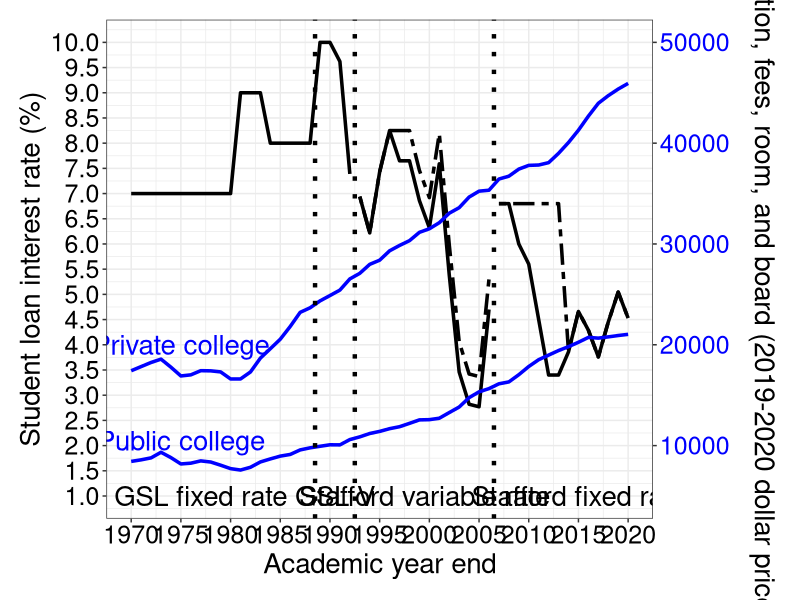
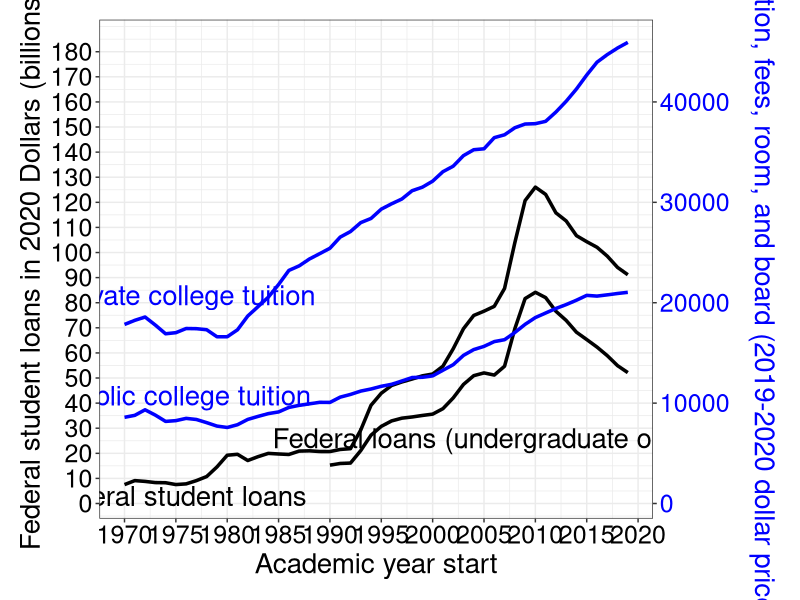

The R source for these figures, in order:
# s_loan plot tuition versus loan rates
# Packages
library(ggplot2); theme_set(theme_bw())
#library(latex2exp)# LaTeX in ggplot
library(xtable)

setwd("~/Papers/s_loan/s_loan_R_Derive")
dir()

t1.df = read.csv("tuition_2022_5_30.csv")# read tuition
#
f1.df = read.csv("loans_fixed_2022_5_30.csv")# read fixed loan rates 2006-2019 (academic year start date)
#
v1.df = read.csv("loans_var_2022_5_30.csv")# read var rates 1992-2005 (academic year start date)
#
g1.df = read.csv("loans_gsl_2022_6_1.csv")# read GSL rates 1969-1991  (academic year start date)

str(t1.df)
t1.df
dim(t1.df)
t2.df = t1.df
names(t2.df)
names(t2.df) = c("year_start", "year_end", "tuition_public", "tuition_private")
t2.df$tuition_public = as.numeric(t2.df$tuition_public)
t2.df$tuition_private = as.numeric(t2.df$tuition_private)
t2.df
# delete academic year 1963-64 and 1968 to maintain continuity to start with 1969-70
(t3.df = t2.df[-c(1,2), ])

str(f1.df)
f2.df = f1.df
names(f2.df) = c("year_start", "year_end", "subsidized", "unsubsidized")
f2.df

str(v1.df)
v2.df = v1.df
names(v2.df) = c("year_start", "year_end", "in_school", "repayment")
v2.df

str(g1.df)
g2.df = g1.df
names(g2.df) = c("year_start", "year_end", "type", "gsl_rate", "t_bill_rate")
g2.df

# Merging the 3 datasets
(m1.df = merge(x=t3.df, y=f2.df, all.x = T))# merge fixed loan rate starting 2006-7
#
(m2.df = merge(x=m1.df, y=v2.df, all.x = T))# merge variable loan rate starting 1992-3 , ending 2005-2006
#
(m3.df = merge(x=m2.df, y=g2.df, all.x = T))# merge gls rate
#
names(m3.df)

#remove 2 columns (not used for plotting)
m4.df = subset(m3.df, select = c("year_start", "year_end",  "tuition_public", "tuition_private", "subsidized", "unsubsidized",  "in_school", "repayment", "gsl_rate" ))
names(m4.df)


# plot tuition and loan rates
#y_axis_2_scale = 100*100*50 #scaling right y axis for interest rate
#ggplot(m4.df, aes(x=year_end, y=tuition_public)) + geom_line(size=1.2, color="black") + geom_line(aes(x=year_end, y=tuition_private), size=1.2, color="black") + xlab("Academic year end") + ylab("Total tuition, fees, room, and board (constant 2019-2020 prices)") + geom_line(aes(x=year_end, y=y_axis_2_scale*subsidized), size=1.2, color="blue") + geom_line(aes(x=year_end, y=y_axis_2_scale*unsubsidized), size=1.2, linetype="twodash", color="blue") + geom_line(aes(x=year_end, y=y_axis_2_scale*repayment), size=1.2, linetype = "twodash", color="blue") +geom_line(aes(x=year_end, y=y_axis_2_scale*in_school), size=1.2, color="blue")  +geom_line(aes(x=year_end, y=y_axis_2_scale*gsl_rate), size=1.2, color="blue") + scale_y_continuous(breaks = seq(0, 50000, 5000), name = "Total tuition, fees, room, and board (2019-2020 prices)", sec.axis = sec_axis(trans = ~./y_axis_2_scale , name = "Student loan interest rate")) + theme(axis.text.y.right = element_text(color="blue")) + theme(axis.title.y.right = element_text(color="blue"))+ theme(axis.text.x = element_text(size = 18, color = "black"), axis.text.y = element_text(size = 18, color = "black"), text = element_text(size = 20)) +annotate("text", x = 1999.5, y = 7000, label = "Stafford Variable", size = 7, color="blue") +annotate("text", x = 1990.5, y = 7000, label = "GSL Var", size = 7, color="blue") +annotate("text", x = 1977, y = 7000, label = "GSL fixed", size = 7, color="blue") +annotate("text", x = 2015, y = 7000, label = "Stafford Fixed", size = 7, color="blue") +annotate("text", x = 1975, y = 20000, label = "Private college", size = 7, color="black") +annotate("text", x = 1975, y = 11000, label = "Public college", size = 7, color="black") + geom_vline(xintercept = 2006.5, size=1.5, linetype="dotted")+ geom_vline(xintercept = 1992.5, size=1.5, linetype="dotted") + geom_vline(xintercept = 1988.5, size=1.5, linetype="dotted") 

# Reversing the y-left y-right axes
y_axis_2_scale = 1/(100*10*5) #scaling right y axis for interest rate
ggplot(m4.df, aes(x=year_end, y=100*gsl_rate)) + geom_line(size=1.2, color="black") + geom_line(aes(x=year_end, y=100*subsidized), size=1.2, color="black") + geom_line(aes(x=year_end, y=100*unsubsidized), size=1.2, linetype="twodash", color="black") + geom_line(aes(x=year_end, y=100*repayment), size=1.2, linetype = "twodash", color="black") +geom_line(aes(x=year_end, y=100*in_school), size=1.2, color="black") + geom_line(aes(x=year_end, y=y_axis_2_scale*tuition_private), size=1.2, color="blue") + geom_line(aes(x=year_end, y=y_axis_2_scale*tuition_public), size=1.2, color="blue") +annotate("text", x = 1999.5, y = 1, label = "Stafford variable rate", size = 7, color="black") +annotate("text", x = 1990.5, y = 1, label = "GSL V", size = 7, color="black") +annotate("text", x = 1977, y = 1, label = "GSL fixed rate", size = 7, color="black") +annotate("text", x = 2015, y = 1, label = "Stafford fixed rate", size = 7, color="black") + geom_vline(xintercept = 2006.5, size=1.5, linetype="dotted")+ geom_vline(xintercept = 1992.5, size=1.5, linetype="dotted") + geom_vline(xintercept = 1988.5, size=1.5, linetype="dotted") + scale_x_continuous(breaks = seq(1970, 2020, 5)) + scale_y_continuous(breaks = seq(0, 10, 0.5), name = "Student loan interest rate (%)" , sec.axis = sec_axis(trans = ~./y_axis_2_scale , name = "Total tuition, fees, room, and board (2019-2020 dollar prices)")) + theme(axis.text.y.right = element_text(color="blue"))  +annotate("text", x = 1975, y = 4, label = "Private college", size = 7, color="blue") +annotate("text", x = 1975, y = 2.1, label = "Public college", size = 7, color="blue") + theme(axis.text.x = element_text(size = 18, color = "black"), axis.text.y = element_text(size = 18, color = "black"), text = element_text(size = 20)) +ylab("Equilibrium tuition levels") + xlab("Academic year end") + theme(axis.title.y.right = element_text(vjust = 3)) + theme(plot.margin = margin(0.5,1,0.5,0.5, "cm"))

# computing correlation coefficients for the variable and fixed rate periods. 
(m4_gsl_fixed.df = subset(m4.df, year_end <=1987))
(m4_gsl_variable.df = subset(m4.df, year_end > 1987 & year_end <=1992))
(m4_variable.df = subset(m4.df, year_end >= 1993 & year_end <=2006))
(m4_fixed.df = subset(m4.df, year_end > 2006))

(gsl_fixed_private = cor(m4_gsl_fixed.df$tuition_private, m4_gsl_fixed.df$gsl_rate))
(gsl_variable_private = cor(m4_gsl_variable.df$tuition_private, m4_gsl_variable.df$gsl_rate))
#
(gsl_fixed_public = cor(m4_gsl_fixed.df$tuition_public, m4_gsl_fixed.df$gsl_rate))
(gsl_variable_public = cor(m4_gsl_variable.df$tuition_public, m4_gsl_variable.df$gsl_rate))
#
(var_private_in_school = cor(m4_variable.df$tuition_private, m4_variable.df$in_school))
(var_private_repayment = cor(m4_variable.df$tuition_private,   m4_variable.df$repayment))
#
(var_public_in_school = cor(m4_variable.df$tuition_public, m4_variable.df$in_school))
(var_public_repayment = cor(m4_variable.df$tuition_public, m4_variable.df$repayment))
#
(fixed_private_subsidized = cor(m4_fixed.df$tuition_private, m4_fixed.df$subsidized))
(fixed_private_unsubsidized = cor(m4_fixed.df$tuition_private, m4_fixed.df$unsubsidized))
(fixed_public_subsidized = cor(m4_fixed.df$tuition_public, m4_fixed.df$subsidized))
(fixed_public_unsubsidized = cor(m4_fixed.df$tuition_public, m4_fixed.df$unsubsidized))

# constructing correlation data frame
(gsl_fixed.vec = c(gsl_fixed_private, gsl_fixed_public))
(gsl_variable.vec = c(gsl_variable_private, gsl_variable_public))
(in_school.vec = c(var_private_in_school, var_public_in_school))
(repayment.vec = c(var_private_repayment, var_public_repayment))
(subsidized.vec = c(fixed_private_subsidized, fixed_public_subsidized))
(unsubsidized.vec = c(fixed_private_unsubsidized, fixed_public_unsubsidized))
#
college_type.vec = c("Private", "Public")

(correlation.df = data.frame("College_type" = college_type.vec, "GSL_fixed" = gsl_fixed.vec, "GSL_variable" = gsl_variable.vec, "In_school"= in_school.vec, "Repayment" = repayment.vec, "Subsidized" = subsidized.vec, "Unsubsidized" = unsubsidized.vec))

#export to LaTeX
print(xtable(correlation.df, digits = 2), include.rownames=FALSE)

### Replacing the above chart (which compares tuition with interest rate) with a comparison of tuition and origination of Federal student loans (in dollars)

# To match the College Board's data on student loans, use year_start instead of year_end. Start with 1970 (year start)
(year_start.vec = m4.df$year_start)
(year_start.vec = year_start.vec[-1])
#
dir()
(fed_loans.df = read.csv("fed_loans_2022_6_10.csv" ))
names(fed_loans.df)
# merge it with grand data frame
dim(m4.df)
range(m4.df$year_start)
range(fed_loans.df$year_start)
#
m5.df = merge(m4.df, fed_loans.df, by="year_start", all.x = F, all.y = T)
range(m5.df$year_start)
names(m5.df)

# plot revised Figure 1: Fed loans versus private and public college tuition. 
y_axis_2_scale = 1/250 #scaling right y axis for interest rate
ggplot(m5.df, aes(x=year_start, y=total_fed_loans_dollar_millions/1000)) + geom_line(size=1.2, color="black") + geom_line( aes(x=year_start, y=fed_loans_undergrad/1000), size=1.2, color="black") + geom_line(aes(x=year_start, y=y_axis_2_scale*tuition_public), size=1.2, color="blue") + geom_line(aes(x=year_start, y=y_axis_2_scale*tuition_private), size=1.2, color="blue")  + scale_x_continuous(breaks = seq(1970, 2020, 5)) + scale_y_continuous(breaks = seq(0, 180, 10), name = "Federal student loans in 2020 Dollars (billions)" , sec.axis = sec_axis(trans = ~./y_axis_2_scale , name = "Total tuition, fees, room, and board (2019-2020 dollar prices)")) + theme(axis.text.y.right = element_text(color="blue"))  +annotate("text", x = 1976, y = 83, label = "Private college tuition", size = 7, color="blue") +annotate("text", x = 1976, y = 43, label = "Public college tuition", size = 7, color="blue") +annotate("text", x = 1975, y = 3, label = "Federal student loans", size = 7, color="black") +annotate("text", x = 2005, y = 26, label = "Federal loans (undergraduate only)", size = 7, color="black")  + theme(axis.text.x = element_text(size = 18, color = "black"), axis.text.y = element_text(size = 18, color = "black"), text = element_text(size = 20)) +ylab("Equilibrium tuition levels") + xlab("Academic year start") + theme(axis.title.y.right = element_text(vjust = 3)) + theme(plot.margin = margin(0.5,1,0.5,0.5, "cm")) + theme(axis.title.y.right = element_text(color="blue"))

# computing correlations for discussion of Figure 1
names(m5.df)
#
with(m5.df, cor(total_fed_loans_dollar_millions, tuition_private) )
cor(m5.df$total_fed_loans_dollar_millions, m5.df$tuition_private)
#
with(m5.df, cor(total_fed_loans_dollar_millions, tuition_public) )
cor(m5.df$total_fed_loans_dollar_millions, m5.df$tuition_public)
#
with(subset(m5.df, year_start > 1989), cor(total_fed_loans_dollar_millions, tuition_private) )
#
with(subset(m5.df, year_start > 1989), cor(total_fed_loans_dollar_millions, tuition_public) )




